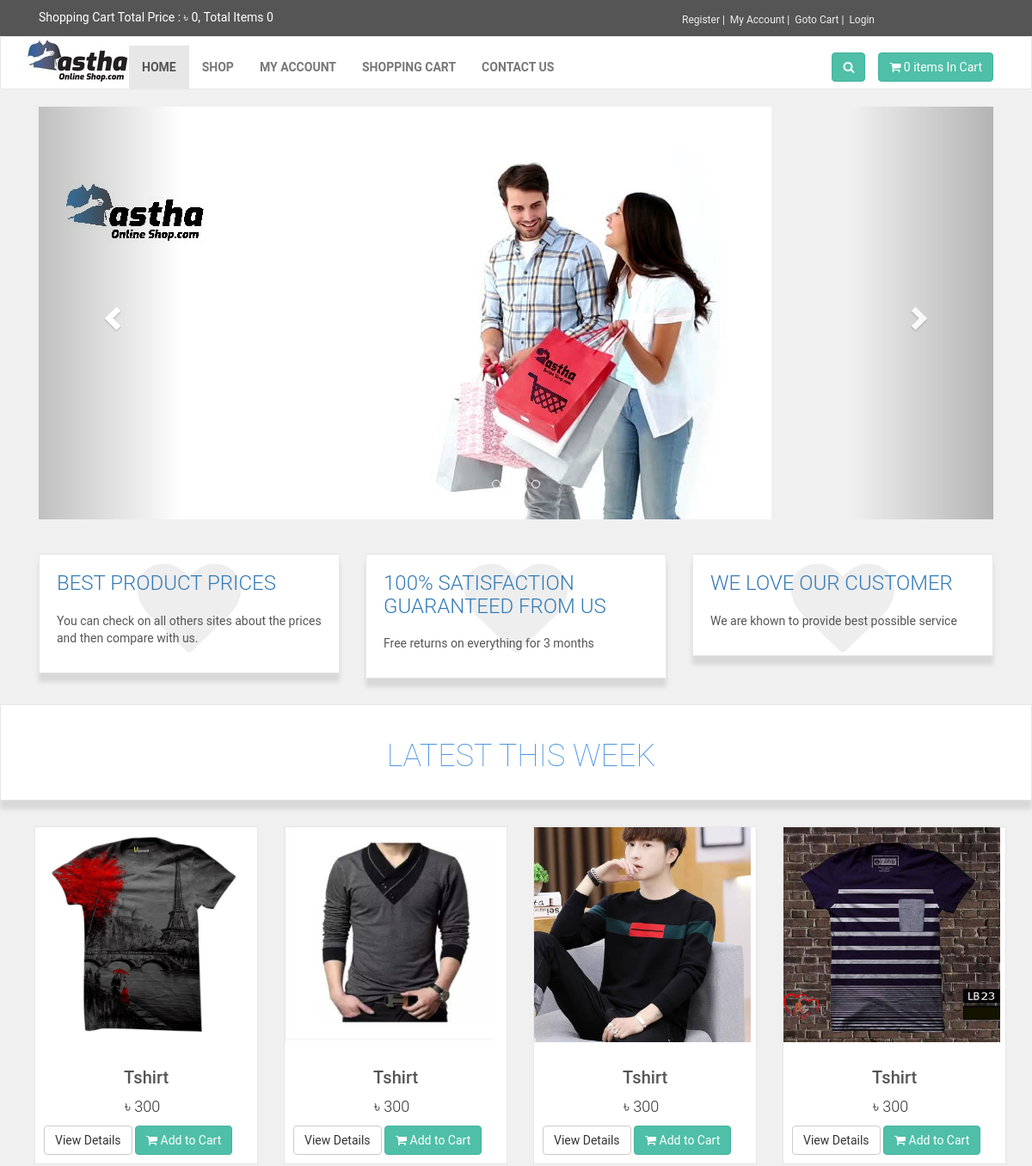
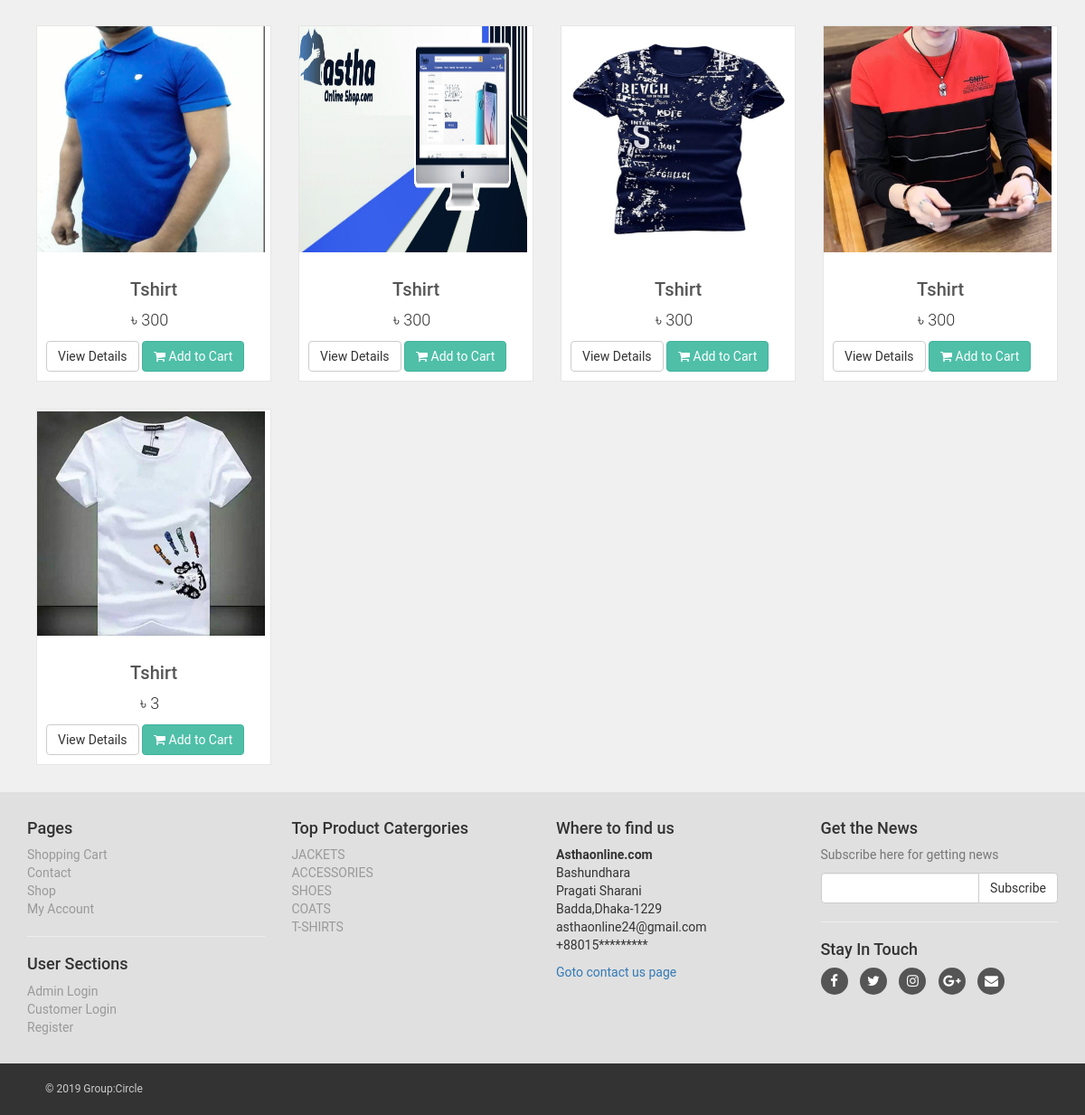
The page / on the database its author committed (2 pictures, top to bottom).
### tables this page shows
CREATE TABLE `slider` (
  `id` int(10) NOT NULL,
  `slider_name` varchar(255) NOT NULL,
  `slider_image` text NOT NULL
);

CREATE TABLE `products` (
  `product_id` int(10) NOT NULL,
  `p_cat_id` int(10) NOT NULL,
  `cat_id` int(10) NOT NULL,
  `date` timestamp NOT NULL DEFAULT current_timestamp() ON UPDATE current_timestamp(),
  `product_title` text NOT NULL,
  `product_img1` text NOT NULL,
  `product_img2` text NOT NULL,
  `product_img3` text NOT NULL,
  `product_price` int(10) NOT NULL,
  `product_desc` text NOT NULL,
  `product_keywords` text NOT NULL
);

CREATE TABLE `product_categories` (
  `p_cat_id` int(10) NOT NULL,
  `p_cat_title` text NOT NULL,
  `p_cat_desc` text NOT NULL
);

### functions/functions.php (the view, shortened to what this page needs)
<?php
$db=mysqli_connect("localhost","root","","ecom");
function getUserIP(){
	switch (true) {
		default : return $_SERVER['REMOTE_ADDR'];
	}
}
function item(){
	global $db;
	$ip_add=getUserIP();
	$get_items="select * from cart where ip_add='$ip_add'";
	$run_item=mysqli_query($db,$get_items);
	$count=mysqli_num_rows($run_item);
	echo $count;
}
function totalPrice(){
	global $db;
	$ip_add=getUserIP();
	$total=0;
	$select_cart="select * from cart where ip_add='$ip_add'";
	$run_cart=mysqli_query($db,$select_cart);
	$count=mysqli_num_rows($run_cart);
	if($count<=0){echo " 0";}else{echo ($total+60);};
}
function getPro(){
	global $db;
	$get_product="select * from products order by 1 DESC LIMIT 0,12";
	$run_products=mysqli_query($db,$get_product);
	while ($row_product=mysqli_fetch_array($run_products)) {
		$pro_id=$row_product['product_id'];
		$pro_title=$row_product['product_title'];
		$pro_price=$row_product['product_price'];
		$pro_sale_price = $row_product['product_sale'];
		$pro_img1=$row_product['product_img1'];
		$pro_label = $row_product['product_label'];
		if($pro_label == "sale"){
            $product_price = " <del> ৳ $pro_price </del> ";
            $product_sale_price = "/ ৳ $pro_sale_price ";
        }else{
            $product_price = "  ৳ $pro_price  ";
            $product_sale_price = "";
        }
		        echo "
        <div class='col-md-3 col-sm-6 center-responsive'>
            <div class='product'>
                <a href='details.php?pro_id=$pro_id'>
                    <img src='admin_area/product_images/$pro_img1' class='img-resposive'height='250' width='252'>
                </a>
                <div class='text'>
                <center>
                </center>
                    <h3>
                        <a href='details.php?pro_id=$pro_id'>
                            $pro_title
                        </a>
                    </h3>
                    <p class='price'>
                    $product_price &nbsp;$product_sale_price
                    </p>
                    <p class='button'>
                        <a class='btn btn-default' href='details.php?pro_id=$pro_id'>
                            View Details
                        </a>
                        <a class='btn btn-primary' href='details.php?pro_id=$pro_id'>
                            <i class='fa fa-shopping-cart'></i> Add to Cart
                        </a>
                    </p>
                </div>
               $product_label
            </div>
        </div>
        ";
	}
}
?>

### index.php (shortened to what this page needs)
<?php
include("includes/db.php");
include("functions/functions.php");
?>
<!DOCTYPE html>
<!DOCTYPE html>
<html>
<head>
	<link rel="stylesheet" href="https://maxcdn.bootstrapcdn.com/bootstrap/3.4.0/css/bootstrap.min.css">
	<link rel="stylesheet" href="styles/style.css">
	<link href="https://stackpath.bootstrapcdn.com/font-awesome/4.7.0/css/font-awesome.min.css" rel="stylesheet">
</head>
<body>
   <div id="top">
   		<div class="container">
   			<div class="col-md-6 offer">
   				<a href="#">Shopping Cart Total Price : ৳ <?php totalPrice(); ?>, Total Items <?php item(); ?></a>
   			</div>
   			<div class="col-md-6 ">
   				<ul class="menu">
   					<li>
   						<a href="customer_registration.php">Register</a>
   					</li>
   					<li>
   						<?php
   						if(!isset($_SESSION['customer_email'])){
   							 echo "<a href='checkout.php'>My Account</a>";
   						}else{
   							 echo "<a href='customer/my_account.php?my_order'>My Account</a>";
   						}
   						?>
   					</li>
   					<li>
   						<a href="cart.php">Goto Cart</a>
   					</li>
   					<li>
   						<a href="login.php">
   							<?php
   						    if (!isset($_SESSION['customer_email'])) {
				              echo "<a href='checkout.php'>Login</a>";
				            }else {
				              echo "<a href='logout.php'>Log Out</a>";
				            }
				   		?>
   						</a>
   					</li>
   				</ul>
   			</div>
   		</div>
   </div>
   <div class="navbar navbar-default" id="navbar">
   	<div class="container">
   		<div class="navbar-header">
  				<a class="navbar-band home" href=" ">
  					<img src="images/logo2.jpg" alt="Astha Online Shop" class="hidden-xs">
  				</a>
   		</div>
   		<div class="navbar-collapse collapse" id="navigation">
   			<div class="padding-nav">
   				<ul class="nav navbar-nav navbar-left">
   					<li class="active">
   						<a href="index.php">Home</a>
   					</li>
   					<li>
   						<a href="shop.php">Shop</a>
   					</li>
   					<li>
   						<?php
   						if(!isset($_SESSION['customer_email'])){
   							 echo "<a href='checkout.php'>My Account</a>";
   						}else{
   							 echo "<a href='customer/my_account.php?my_order'>My Account</a>";
   						}
   						?>
   					</li>
   					<li>
   						<a href="cart.php">Shopping Cart</a>
   					</li>
   					<li>
   						<a href="contactus.php">Contact Us</a>
   					</li>
   				</ul>
   			</div>
   			<a href="cart.php" class="btn btn-primary navbar-btn right">
   				<i class="fa fa-shopping-cart"></i>
   				<span><?php item(); ?> items In Cart</span>
   			</a>
   			<div class="navbar-collapse collapse right">
   				<button class="btn navbar-btn btn-primary" type="button" data-toggle="collapse" data-target="#search">
   					<i class="fa fa-search"></i>
   				</button>
   			</div>
   		</div>
   	</div>
   </div>
   <div class="container" id="slider">
   	<div class="col-md-12">
   		<div class="carousel slide" id="myCarousel" data-ride="carousel">
   			<ol class="carousel-indicators">
   				<li data-target="myCarousel" date-slide-to="0" class="action"></li>
   				<li data-target="myCarousel" date-slide-to="1" class="action"></li>
   				<li data-target="myCarousel" date-slide-to="2" class="action"></li>
   				<li data-target="myCarousel" date-slide-to="3" class="action"></li>
   			</ol>
   			<div class="carousel-inner">
   				<?php
   				$get_slider="select * from slider LIMIT 0,1";
   				$run_slider=mysqli_query($con,$get_slider);
   				while($row=mysqli_fetch_array($run_slider)) {
   					$slider_image=$row['slider_image'];
   					echo "<div class='item active'>
   					<img src='admin_area/slider_images/$slider_image'>
   					</div>
   					";
   				}
   				?>
   			</div>
   			<a href="#myCarousel" class="left carousel-control" data-slide="next">
   				<span class="glyphicon glyphicon-chevron-left"></span>
   			</a>
   			<a href="#myCarousel" class="right carousel-control" data-slide="prev">
   				<span class="glyphicon glyphicon-chevron-right"></span>
   			</a>
   		</div>
   	</div>
   </div>
   <div id="advantage">
   	<div class="container">
   		<div class="same-height-row">
   			<div class="col-sm-4">
   				<div class="box same-height">
   					<div class="icon">
   						<i class="fa fa-heart"></i>
   					</div>
   					<h3><a href="#">BEST PRODUCT PRICES</a></h3>
   						<p>You can check on all others sites about the prices and then compare with us.</p>
   				</div>
   			</div>
   			<div class="col-sm-4">
   				<div class="box same-height">
   					<div class="icon">
   						<i class="fa fa-heart"></i>
   					</div>
   					<h3><a href="#">100% SATISFACTION GUARANTEED FROM US</a></h3>
   						<p>Free returns on everything for 3 months</p>
   				</div>
   			</div>
   			<div class="col-sm-4">
   				<div class="box same-height">
   					<div class="icon">
   						<i class="fa fa-heart"></i>
   					</div>
   					<h3><a href="#">WE LOVE OUR CUSTOMER</a></h3>
   						<p>We are khown to provide best possible service</p>
   				</div>
   			</div>
   		</div>
   	</div>
   </div>
   <div id="hotbox">
   	<div class="box">
   		<div class="container">
   			<div class="col-md-12">
   				<h2>Latest this week</h2>
   			</div>
   		</div>
   	</div>
   </div>
   <div id="content" class="container">
   	<div class="row">
			<?php
			 getPro();
			?>
   	</div>
   </div>
 <?php
include("includes/footer.php")
  ?>
</body>
</html>

### includes/footer.php (shortened to what this page needs)
<div id="footer">
	<div class="container">
		<div class="row">
			<div class="col-md-3 col-sm-6">
				<h4>Pages</h4>
				<ul>
					<li><a href="cart.php">Shopping Cart</a></li>
					<li><a href="contact.php">Contact</a></li>
					<li><a href="shop.php">Shop</a></li>
					<li>
						<?php
              if(!isset($_SESSION['customer_email'])){
                 echo "<a href='checkout.php'>My Account</a>";
              }else{
                 echo "<a href='customer/my_account.php?my_order'>My Account</a>";
              }
              ?>
					</li>
				</ul>
				<hr>
				<h4>User Sections</h4>
				<ul>
					<li><?php
						if(!isset($_SESSION['admin_email'])){
                 echo "<a href='admin_area/login.php'>Admin Login</a>";
              }else{
                 echo "<a href='admin_area/index.php?dashboard'>Admin Profile</a>";
              }
						?>
					</li>
					<li><?php
              if(!isset($_SESSION['customer_email'])){
                 echo "<a href='checkout.php'>Customer Login</a>";
              }else{
                 echo "<a href='customer/my_account.php?my_order'>My Account</a>";
              }
              ?></li>
					<li>
						<?php
              if(!isset($_SESSION['customer_email'])){
                 echo "<a href='customer_registration.php'>Register</a>";
              }else{
                 echo "<a href='customer/my_account.php?edit_act'>Edit Account</a>";
              }
              ?>
					</li>
				</ul>
			</div>
			<div class="col-md-3 col-sm-6">
				<h4>Top Product Catergories</h4>
				<ul>
					<?php
						$get_p_cats="select * from product_categories";
						$run_p_cats=mysqli_query($con,$get_p_cats);
						while ($row_p_cat=mysqli_fetch_array($run_p_cats)) {
							$p_cat_id=$row_p_cat['p_cat_id'];
							$p_cat_title=$row_p_cat['p_cat_title'];
							echo "<li><a href='shop.php?p_cat=$p_cat_id'> $p_cat_title</a></li>";
						}
						?>
				</ul>
			</div>
			<div class="col-md-3 col-sm-6">
				<h4>Where to find us</h4>
				<p>
					<strong>Asthaonline.com</strong>
					<br>Bashundhara
					<br>Pragati Sharani
					<br>Badda,Dhaka-1229
					<br>asthaonline24@gmail.com
					<br>+88015*********
				</p>
				<a href="contact.php">Goto contact us page</a>
			</div>
			<div class="col-md-3 col-sm-6">
				<h4>Get the News</h4>
				<p class="text-muted">
					Subscribe here for getting news
				</p>
				<form action="" method="post">
					<div class="input-group">
						<input type="text" name="email" class="form-control">
						<span class="input-group-btn">
							<input type="submit" class="btn btn-default" value="Subscribe">
						</span>
					</div>
				</form>
				<hr>
				<h4>Stay In Touch</h4>
				<p class="social">
				<a href="#"><i class="fa fa-facebook"></i></a>
				<a href="#"><i class="fa fa-twitter"></i></a>
				<a href="#"><i class="fa fa-instagram"></i></a>
				<a href="#"><i class="fa fa-google-plus"></i></a>
				<a href="#"><i class="fa fa-envelope"></i></a>
				</p>
			</div>
		</div>
	</div>
</div>
<div id="copyright">
	<div class="container">
		<div class="col-md-6">
			<p class="pull-left">
				&copy; 2019 Group:Circle
			</p>
		</div>
	</div>
</div>

### styles/style.css (style rules this page uses)
body { font-family: "Roboto","Helvetica",Arial,sans-sarif; font-size: 14px; line-height: 1.42857143; color: #333333; background-color: #f0f0f0; }
#top { background-color: #555555; padding: 10px 0; }
#top .offer { color: #fff; }
#top a { color: #fff; }
#top ul.menu { padding-top: 5px; margin: 0; text-align: right; font-size: 12px; list-style: none; }
#top ul.menu { text-align: center; }
#top ul.menu > li { display: inline-block; }
#top ul.menu > li a { color: #eeeeee; }
#top ul.menu > li+ li:before { content: "|\00a0"; padding: 0 5 px; color: #f7f7f7; }
.navbar { background: white; }
.navbar-collapse .right { float: right;; }
.navbar ul.nav>li > a { text-transform: uppercase;; font-weight: bold; font-size: 14px; }
.padding-nav { padding-top: 10px; }
.btn-primary { color: rgb(255,255,255); background-color: rgb(79,191,168); border-color: rgb(65,179,156); }
#slider { margin-bottom: 40px; }
.box { background: #fff; margin: 0 0 30px; border : solid 1px #e6e6e6; padding: 20px; box-shadow: 0 10px 5px rgba(0,0,0,0.1) }
#advantage .box .icon { position: absolute; font-size: 120px; width: 100%; text-align: center; top: -20px; left: 0; height: 100%; float: left; color: #eeeeee; transition: all 0.2s ease-out; z-index: 1; box-sizing: border-box; }
#advantage .box h3 { position: relative; margin: 0 0 20px; font-weight: 300; text-transform: uppercase; z-index: 2; }
#advantage .box p { position: relative; color: #555555; z-index: 2; }
#hotbox h2 { text-transform: uppercase; font-size: 36px; color: #4993e4; font-weight: 100; text-align: center; }
#content { padding-left: 25px; }
#content .product { background:#fff; border: solid 1px #e6e6e6; box-sizing: border-box; margin-bottom: 30px; }
#content .product .text p.price { font-size: 18px; text-align: center; font-weight: 300; }
#content .product .text h3 { text-align: center; font-size: 20px; }
#content .product .text h3 a { color: rgb(85,85,85); }
#content .product .text { padding: 10px 10px 0px; }
#footer { background: #e0e0e0; padding: 20px 0; }
#footer ul { padding-left: 0; list-style: none; }
#footer ul a { color: #999999; padding: 20px 0; }
#footer .social { text-align: left; }
#footer .social a { margin: 0 10px 0 0; color: #fff; display: inline-block; width: 30px; height: 30px; border-radius: 15px; line-height: 30px; font-size: 15px; text-align: center; transform: all 0.2s ease-out; vertical-align: bottom; background-color: #555555; }
#copyright { background: #333; color: #ccc; padding: 20px; font-size: 12px; }
#copyright p { margin: 0; }

### rows shown on the page
slider: slider_image (picture)
products: product_img1 (picture), product_title "Tshirt", product_price "৳ 300"
products: product_img1 (picture), product_title "Tshirt", product_price "৳ 300"
products: product_img1 (picture), product_title "Tshirt", product_price "৳ 300"
products: product_img1 (picture), product_title "Tshirt", product_price "৳ 300"
products: product_img1 (picture), product_title "Tshirt", product_price "৳ 300"
products: product_img1 (picture), product_title "Tshirt", product_price "৳ 300"
products: product_img1 (picture), product_title "Tshirt", product_price "৳ 300"
products: product_img1 (picture), product_title "Tshirt", product_price "৳ 300"
products: product_img1 (picture), product_title "Tshirt", product_price "৳ 3"
product_categories: p_cat_title "JACKETS"
product_categories: p_cat_title "ACCESSORIES"
product_categories: p_cat_title "SHOES"
product_categories: p_cat_title "COATS"
product_categories: p_cat_title "T-SHIRTS"

### other values the page prints
$count "0 0"
